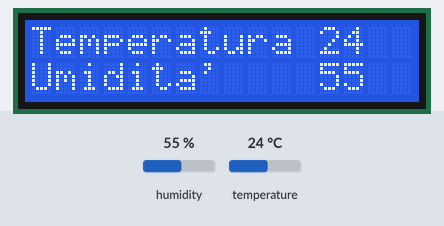
Simulated run of this sketch. Board: Arduino Uno, built with avr-gcc and run on an emulated ATmega328P. On the bench: 16×2 character LCD. The test bench sets the inputs (shaded band); at power-on: humidity 55 %, temperature 24 °C.

Above: at 1.2 s.
1.3 s: humidity set to 22 %
At 2.6 s:
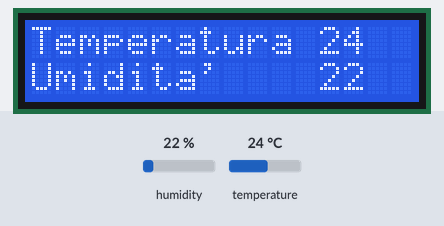
4.0 s: temperature set to 12 °C
At 5.0 s:
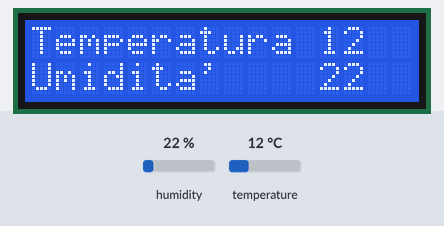
6.7 s: humidity set to 40 %
At 8.6 s:
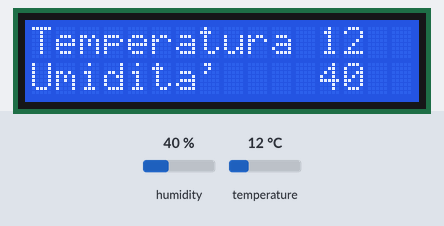
9.6 s: temperature set to 19 °C
At 10.9 s:
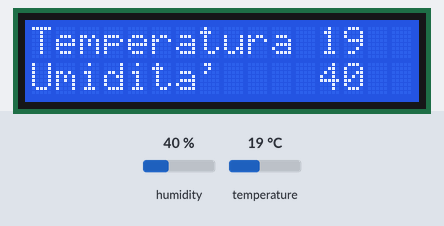
Timing chart, 0 to 12.6 s (numbered marks = the images above; inputs shaded):
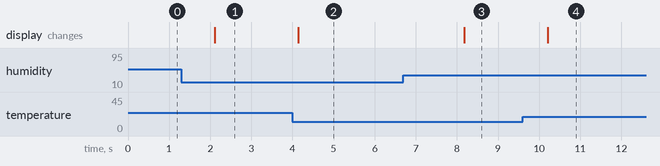

Measured:
- after the input at 1.3 s, the display: changes after 0.81 s (image 1)
- after the input at 4.0 s, the display: changes after 0.14 s (image 2)
- after the input at 6.7 s, the display: changes after 1.5 s (image 3)
- after the input at 9.6 s, the display: changes after 0.61 s (image 4)

The sketch:

Temperatura_LCD.ino
```cpp
#include <DHT.h>

#include "LiquidCrystal.h"
#include "DHT.h"

#define DHTPIN 12
// 8 è il pin di Arduino a cui collego il sensore di temperatura
#define DHTTYPE DHT11
// dht11 è il tipo di sensore che uso
DHT dht(DHTPIN, DHTTYPE);
const int rs = 8, en = 9, d4 = 4, d5 = 5, d6 = 6, d7 = 7;
LiquidCrystal lcd(rs, en, d4, d5, d6, d7);
// connessione display (pin)

void setup() {
lcd.begin(16, 2);
// imposto il tipo di display (colonne, righe)
lcd.print("Temperatura");
lcd.setCursor(0,1);
lcd.print("Umidita'");
}
void loop() {
int t = dht.readTemperature();
int h = dht.readHumidity();
// posiziono il cursore alla colonna 12 e riga 0
lcd.setCursor(12, 0);
lcd.print(t);
lcd.setCursor(12, 1);
lcd.print(h);
}
```
